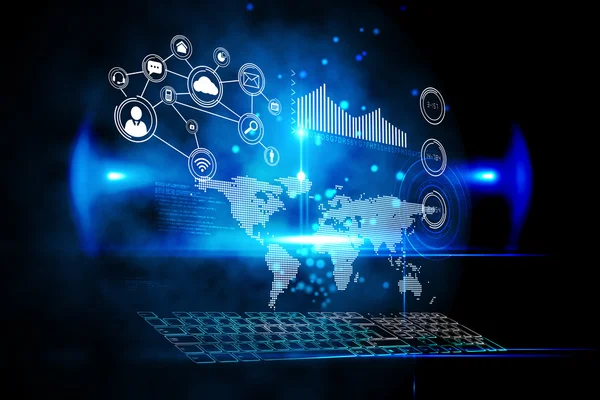
#> input picture CTRLYOUNG - 1 AULA 7 VISÃO COMPUTACIONAL A ALEGRIA É MÁGICA/foto.jpg, 600 x 400 px
$ python aula7_filtro_cany_foto.py
#> lines starting #> are read from the running program, lines starting #| are printed output that depends on the picture; after the words box and inside, x2 and y2 are one past the last pixel; in counts of white or black regions, pixels touching at a corner belong together
import cv2

# 1. Carregar a foto
foto = cv2.imread("foto.jpg")
#> foto is the input picture: shape (400, 600, 3); mean B, G, R 73.9, 45.1, 13.6

# 2. Converter a foto para tons de cinza
cinza = cv2.cvtColor(foto, cv2.COLOR_BGR2GRAY)
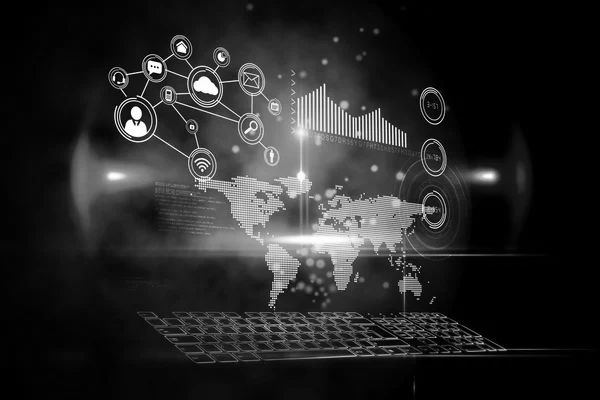
#> cinza: shape (400, 600); min 0, max 255, mean 38.9

# 3. Aplicar o filtro Canny
canny = cv2.Canny(cinza, 100, 200)
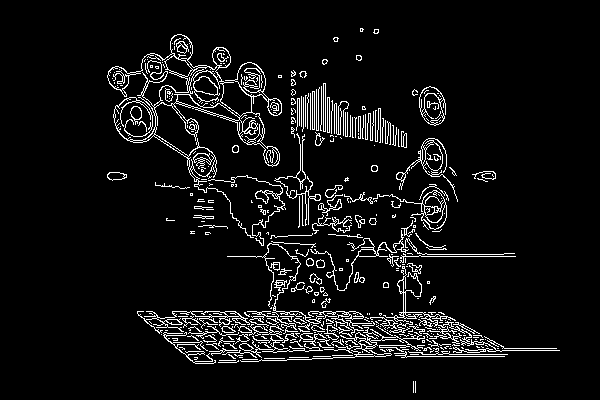
#> canny: shape (400, 600); 6.5% white in thin lines or dots, all inside (x1, y1, x2, y2) = (107, 28, 560, 393)

# 4. Mostrar a foto original
cv2.imshow("Foto Original", foto)

# 5. Mostrar a foto com Canny
cv2.imshow("Filtro Canny", canny)

# 6. Esperar uma tecla
cv2.waitKey(0)

# 7. Fechar as janelas
cv2.destroyAllWindows()

cv2.waitKey(0)
cv2.destroyAllWindows()
